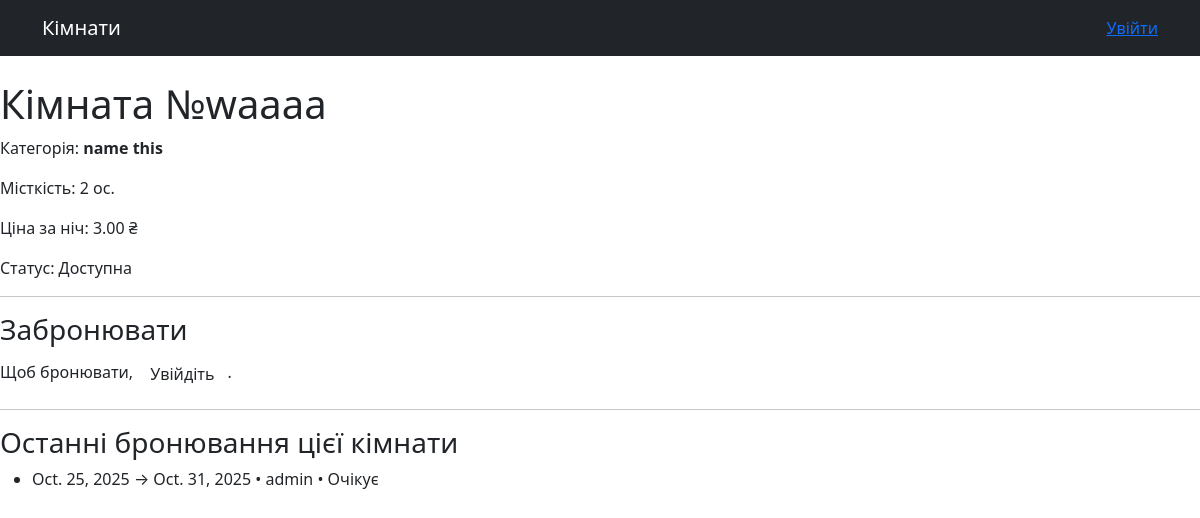
/rooms/3/, run on the app's committed database.
### reserve_app/models.py (models this page shows, shortened)
class TimeStampedModel(models.Model):
    created_at = models.DateTimeField(auto_now_add=True, verbose_name="Створено")
    updated_at = models.DateTimeField(auto_now=True, verbose_name="Оновлено")
    class Meta:
        abstract = True

class Room(TimeStampedModel):
    number = models.CharField(max_length=10, unique=True, verbose_name="Номер кімнати")
    floor = models.PositiveSmallIntegerField(default=1, verbose_name="Поверх")
    category = models.ForeignKey(
        RoomCategory,
        on_delete=models.PROTECT,
        related_name="rooms",
        verbose_name="Категорія",
    )
    is_active = models.BooleanField(default=True, verbose_name="Доступна для бронювання")
    class Meta:
        db_table = "room"
        verbose_name = "Кімната"
        verbose_name_plural = "Кімнати"
        ordering = ["number"]
        indexes = [models.Index(fields=["category", "number"])]

class RoomCategory(TimeStampedModel):
    name = models.CharField(max_length=100, unique=True, verbose_name="Назва")
    capacity = models.PositiveSmallIntegerField(default=1, verbose_name="Місткість, осіб")
    price_per_night = models.DecimalField(max_digits=8, decimal_places=2, verbose_name="Ціна за ніч")
    description = models.TextField(blank=True, verbose_name="Опис")
    is_active = models.BooleanField(default=True, verbose_name="Активна")
    class Meta:
        db_table = "room_category"
        verbose_name = "Категорія кімнати"
        verbose_name_plural = "Категорії кімнат"
        ordering = ["name"]
        indexes = [models.Index(fields=["name"])]

class Booking(TimeStampedModel):
    room = models.ForeignKey(
        Room, on_delete=models.PROTECT, related_name="bookings", verbose_name="Кімната"
    )
    user = models.ForeignKey(
        User, on_delete=models.PROTECT, related_name="bookings", verbose_name="Користувач"
    )
    check_in = models.DateField(verbose_name="Заїзд")
    check_out = models.DateField(verbose_name="Виїзд")
    status = models.CharField(
        max_length=10,
        choices=BookingStatus.choices,
        default=BookingStatus.PENDING,
        verbose_name="Статус",
    )
    comment = models.TextField(blank=True, verbose_name="Коментар")
    class Meta:
        db_table = "booking"
        verbose_name = "Бронювання"
        verbose_name_plural = "Бронювання"
        ordering = ["-created_at"]
        constraints = [
            models.CheckConstraint(
                check=Q(check_out__gt=F("check_in")),
                name="check_out_gt_check_in",
            )
        ]
        indexes = [
            models.Index(fields=["room", "check_in", "check_out"]),
            models.Index(fields=["status"]),
            models.Index(fields=["user"]),
        ]

### reserve_app/views.py (the view)
# urls.py: path('rooms/<int:pk>/', views.room_detail, name='room_detail'),
def room_detail(request, pk: int):
    room = get_object_or_404(Room.objects.select_related("category"), pk=pk)
    if request.method == 'POST':
        if not request.user.is_authenticated:
            messages.error(request, 'Login to reserve a room')
            return redirect(reverse('reserve_app/room_detal', args=[room.pk]))
        instance = Booking(room=room, user=request.user)
        form = BookingForm(request.POST, instance=instance)
        if form.is_valid():
            try:
                with transaction.atomic():
                    form.save()
            except (ValidationError, IntegrityError) as e:
                form.add_error(None, getattr(e, 'message', str(e)))
            else:
                messages.success(request, 'You have booked it successfully! Wait for the confirm!')
                return redirect('reserve_app/my_bookings')
    else:
        form = BookingForm()
    last_bookings = (
        room.bookings.select_related('user').order_by('-created_at')[:5]
    )
    ctx = {'room':room, 'form': form, "last_bookings": last_bookings}
    return render(request, 'reserve_app/room_detail.html', ctx)

### templates/reserve_app/room_detail.html (shortened to what this page needs)
{% extends "reserve_app/base.html" %}
{% block content %}
<h1>Кімната №{{ room.number }}</h1>
<p>Категорія: <b>{{ room.category.name }}</b></p>
<p>Місткість: {{ room.category.capacity }} ос.</p>
<p>Ціна за ніч: {{ room.category.price_per_night }} ₴</p>
<p>Статус: {% if room.is_active %}Доступна{% else %}Вимкнено{% endif %}</p>
<hr>
<h3>Забронювати</h3>
{% if request.user.is_authenticated %}
  <form method="post">
    {% csrf_token %}
    {{ form.as_p }}
    <button class="btn" type="submit">Забронювати</button>
  </form>
{% else %}
  <p>Щоб бронювати, <a class="btn" href="/admin/login/?next={{ request.path }}">Увійдіть</a>.</p>
{% endif %}
<hr>
<h3>Останні бронювання цієї кімнати</h3>
<ul>
  {% for b in last_bookings %}
    <li>{{ b.check_in }} → {{ b.check_out }} • {{ b.user.username }} • {{ b.get_status_display }}</li>
  {% empty %}
    <li>Поки немає.</li>
  {% endfor %}
</ul>
{% endblock %}

### static/reserve_app/styles.css (style rules this page uses)
body { scroll-behavior: smooth; }

### data on the page
Room: number "waaaa", category.name "name this", category.capacity "2", category.price_per_night "3.00"
Booking: check_in "Oct. 25, 2025", check_out "Oct. 31, 2025", user.username "admin", status "Очікує"
